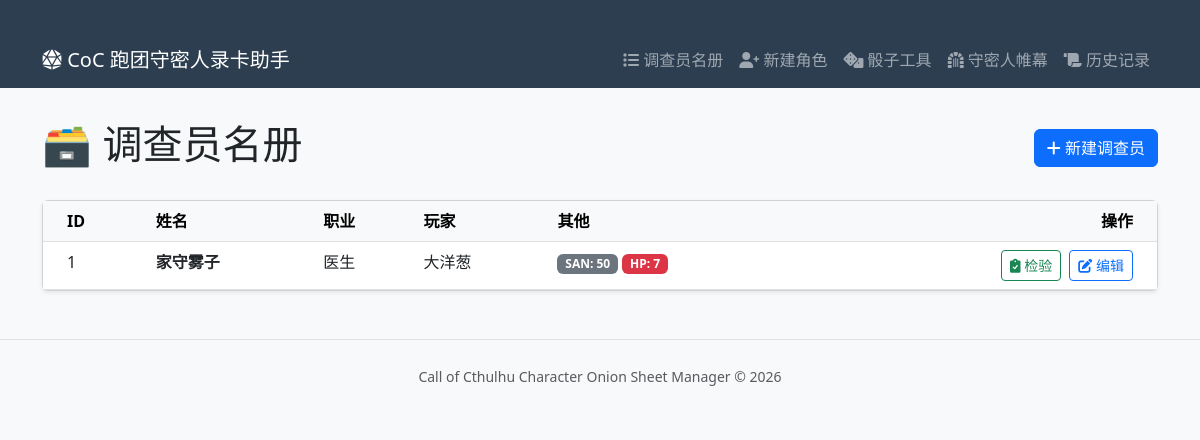
The page / on the database its author committed.
### models.py (models this page shows)
class Investigator(SQLModel, table=True):
    id: Optional[int] = Field(default=None, primary_key=True)
    player_name: str = Field(default="")
    name: str = Field(default="")
    occupation: str = Field(default="")
    mother_tongue: str = Field(default="")
    gender: str = Field(default="")
    age: int = Field(default=20)
    team_name: str = Field(default="Alpha")
    card_type: str = Field(default="player")
    armor: int = Field(default=0)
    str_stat: int = Field(default=50)  # 力量
    dex_stat: int = Field(default=50)  # 敏捷
    con_stat: int = Field(default=50)  # 体质
    pow_stat: int = Field(default=50)  # 意志
    app_stat: int = Field(default=50)  # 外貌
    siz_stat: int = Field(default=50)  # 体型
    int_stat: int = Field(default=50)  # 智力
    edu_stat: int = Field(default=50)  # 教育
    luck_stat: int = Field(default=50)  # 幸运
    hp_max: int = Field(default=10)  # 生命上限
    mp_max: int = Field(default=10)  # 魔法上限
    db_val: str = Field(default="0")  # 伤害加值 (通常是字符串如 +1d4)
    san_current: int = Field(default=50)
    mp_current: int = Field(default=10)
    hp_current: int = Field(default=10)
    credit_rating: int = Field(default=0)
    spot_hidden: int = Field(default=25)
    listen: int = Field(default=20)
    library_use: int = Field(default=20)
    first_aid: int = Field(default=30)
    medicine: int = Field(default=1)  # 修正默认值
    psychoanalysis: int = Field(default=1)
    charm: int = Field(default=15)
    fast_talk: int = Field(default=5)
    intimidate: int = Field(default=15)
    persuade: int = Field(default=10)
    accounting: int = Field(default=5)
    appraise: int = Field(default=5)
    archaeology: int = Field(default=1)
    anthropology: int = Field(default=1)
    law: int = Field(default=5)
    history: int = Field(default=5)
    occult: int = Field(default=5)
    natural_world: int = Field(default=10)
    psychology: int = Field(default=10)
    science_a_name: str = Field(default="")
    science_a_val: int = Field(default=1)
    science_b_name: str = Field(default="")
    science_b_val: int = Field(default=1)
    science_c_name: str = Field(default="")
    science_c_val: int = Field(default=1)
    ride: int = Field(default=5)
    drive_auto: int = Field(default=20)
    drive_a_name: str = Field(default="")
    drive_a_val: int = Field(default=1)
    locksmith: int = Field(default=1)
    mech_repair: int = Field(default=10)
    elec_repair: int = Field(default=10)
    climb: int = Field(default=20)
    jump: int = Field(default=20)
    swim: int = Field(default=20)
    stealth: int = Field(default=20)
    track: int = Field(default=10)
    sleight_of_hand: int = Field(default=10)
    disguise: int = Field(default=5)
    navigate: int = Field(default=10)
    survival: int = Field(default=10)
    dodge: int = Field(default=25)
    throw: int = Field(default=20)
    fighting_brawl: int = Field(default=25)
    fighting_b_name: str = Field(default="")
    fighting_b_val: int = Field(default=1)
    fighting_c_name: str = Field(default="")
    fighting_c_val: int = Field(default=1)
    firearms_handgun: int = Field(default=25)
    firearms_rifle: int = Field(default=25)
    firearms_c_name: str = Field(default="")
    firearms_c_val: int = Field(default=1)
    language: int = Field(default=50)
    language_b_name: str = Field(default="")
    language_b_val: int = Field(default=1)
    language_c_name: str = Field(default="")
    language_c_val: int = Field(default=1)
    craft_a_name: str = Field(default="")
    craft_a_val: int = Field(default=5)
    craft_b_name: str = Field(default="")
    craft_b_val: int = Field(default=5)
    cthulhu_mythos: int = Field(default=0)
    item_1: str = Field(default="")
    item_2: str = Field(default="")
    item_3: str = Field(default="")
    item_4: str = Field(default="")
    item_5: str = Field(default="")
    item_6: str = Field(default="")
    item_7: str = Field(default="")
    item_8: str = Field(default="")
    description: str = Field(default="")
    ideology: str = Field(default="")
    significant_people: str = Field(default="")
    significant_location: str = Field(default="")
    treasured_possession: str = Field(default="")
    traits: str = Field(default="")
    injuries: str = Field(default="")
    history_text_1: str = Field(default="")# 可以在前端用换行符分隔
    history_text_2: str = Field(default="")
    history_text_3: str = Field(default="")
    history_text_4: str = Field(default="")
    spells_text_1: str = Field(default="")
    spells_text_2: str = Field(default="")
    spells_text_3: str = Field(default="")
    spells_text_4: str = Field(default="")
    fighting_damage_a: str = Field(default="")
    fighting_damage_b: str = Field(default="")
    fighting_damage_c: str = Field(default="")
    firearms_damage_a: str = Field(default="")
    firearms_damage_b: str = Field(default="")
    firearms_damage_c: str = Field(default="")

### main.py (the view)
@app.get("/", response_class=HTMLResponse)
async def list_investigators(request: Request, session: Session = Depends(get_session)):
    statement = select(Investigator).where(Investigator.card_type == "player")
    results = session.exec(statement).all()
    return templates.TemplateResponse("list.html", {"request": request, "investigators": results})

### templates/list.html (shortened to what this page needs)
{% extends "base.html" %}
{% block content %}
<div class="d-flex justify-content-between align-items-center mb-4">
    <h1>🗃️ 调查员名册</h1>
    <a href="/investigators/create" class="btn btn-primary">
        <i class="fas fa-plus"></i> 新建调查员
    </a>
</div>
<div class="card shadow-sm">
    <div class="card-body p-0">
        <table class="table table-hover mb-0">
            <thead class="table-light">
                <tr>
                    <th class="ps-4">ID</th>
                    <th>姓名</th>
                    <th>职业</th>
                    <th>玩家</th>
                    <th>其他</th>
                    <th class="text-end pe-4">操作</th>
                </tr>
            </thead>
            <tbody>
                {% for inv in investigators %}
                <tr>
                    <td class="ps-4">{{ inv.id }}</td>
                    <td class="fw-bold">{{ inv.name }}</td>
                    <td>{{ inv.occupation }}</td>
                    <td>{{ inv.player_name }}</td>
                    <td>
                        <span class="badge bg-secondary">SAN: {{ inv.san_current }}</span>
                        <span class="badge bg-danger">HP: {{ inv.hp_current }}</span>
                    </td>
                    <td class="text-end pe-4">
                        <a href="/investigators/inspect/{{ inv.id }}" class="btn btn-sm btn-outline-success me-1">
                            <i class="fas fa-clipboard-check"></i> 检验
                        </a>
                        <a href="/investigators/edit/{{ inv.id }}" class="btn btn-sm btn-outline-primary">
                            <i class="fas fa-edit"></i> 编辑
                        </a>
                    </td>
                </tr>
                {% else %}
                <tr>
                    <td colspan="6" class="text-center py-4 text-muted">
                        暂无调查员，请点击右上角新建。
                    </td>
                </tr>
                {% endfor %}
            </tbody>
        </table>
    </div>
</div>
{% endblock %}

### rows shown on the page
Investigator: id "1", name "家守雾子", occupation "医生", player_name "大洋葱", san_current "50", hp_current "7"
